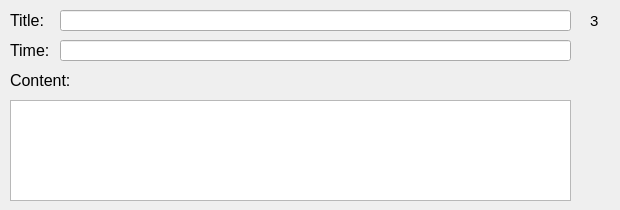
        <widget class="QWidget" name="Page3_2">
         <widget class="QLabel" name="label_52">
          <property name="geometry">
           <rect>
            <x>10</x>
            <y>10</y>
            <width>41</width>
            <height>21</height>
           </rect>
          </property>
          <property name="font">
           <font>
            <pointsize>12</pointsize>
           </font>
          </property>
          <property name="text">
           <string>Title:</string>
          </property>
         </widget>
         <widget class="QLabel" name="label_53">
          <property name="geometry">
           <rect>
            <x>10</x>
            <y>40</y>
            <width>41</width>
            <height>21</height>
           </rect>
          </property>
          <property name="font">
           <font>
            <pointsize>12</pointsize>
           </font>
          </property>
          <property name="text">
           <string>Time:</string>
          </property>
         </widget>
         <widget class="QLineEdit" name="title_13">
          <property name="geometry">
           <rect>
            <x>60</x>
            <y>10</y>
            <width>511</width>
            <height>21</height>
           </rect>
          </property>
          <property name="readOnly">
           <bool>true</bool>
          </property>
         </widget>
         <widget class="QLineEdit" name="time_13">
          <property name="geometry">
           <rect>
            <x>60</x>
            <y>40</y>
            <width>511</width>
            <height>21</height>
           </rect>
          </property>
          <property name="readOnly">
           <bool>true</bool>
          </property>
         </widget>
         <widget class="QLabel" name="label_54">
          <property name="geometry">
           <rect>
            <x>10</x>
            <y>70</y>
            <width>71</width>
            <height>21</height>
           </rect>
          </property>
          <property name="font">
           <font>
            <pointsize>12</pointsize>
           </font>
          </property>
          <property name="text">
           <string>Content:</string>
          </property>
         </widget>
         <widget class="QLabel" name="label_55">
          <property name="geometry">
           <rect>
            <x>590</x>
            <y>10</y>
            <width>21</width>
            <height>21</height>
           </rect>
          </property>
          <property name="font">
           <font>
            <pointsize>11</pointsize>
           </font>
          </property>
          <property name="layoutDirection">
           <enum>Qt::LeftToRight</enum>
          </property>
          <property name="frameShape">
           <enum>QFrame::NoFrame</enum>
          </property>
          <property name="text">
           <string>3</string>
          </property>
         </widget>
         <widget class="QPlainTextEdit" name="plainTextEdit_13">
          <property name="geometry">
           <rect>
            <x>10</x>
            <y>100</y>
            <width>561</width>
            <height>101</height>
           </rect>
          </property>
          <property name="readOnly">
           <bool>true</bool>
          </property>
         </widget>
        </widget>
